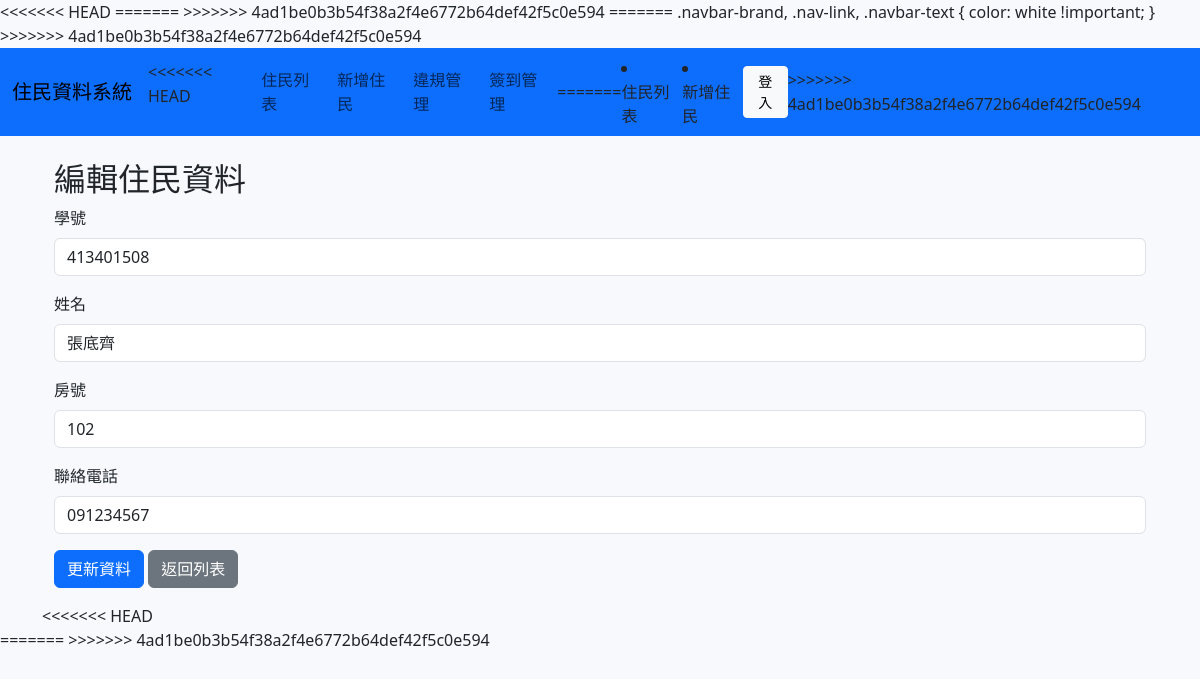
The app's page /resident_edit.php?id=2 with its own data.
### tables this page shows
CREATE TABLE `residents` (
  `id` int(11) NOT NULL,
  `student_id` varchar(20) NOT NULL,
  `name` varchar(50) NOT NULL,
  `room` varchar(20) DEFAULT NULL,
  `phone` varchar(20) DEFAULT NULL,
  `email` varchar(100) DEFAULT NULL,
  `created_at` timestamp NOT NULL DEFAULT current_timestamp()
);

### resident_edit.php (the view, shortened to what this page needs)
<?php
include("header.php");
include("db.php");
$id = $_GET['id'];
$stmt = $conn->prepare("SELECT * FROM residents WHERE id = ?");
$stmt->bind_param("i", $id);
$stmt->execute();
$result = $stmt->get_result();
$resident = $result->fetch_assoc();
?>
<div class="container mt-4">
    <h2>編輯住民資料</h2>
    <form method="POST" action="update.php">
        <div class="mb-3">
            <label class="form-label">學號</label>
            <input type="text" name="student_id" class="form-control" value="<?= $resident['student_id'] ?>" required>
        </div>
        <div class="mb-3">
            <label class="form-label">姓名</label>
            <input type="text" name="name" class="form-control" value="<?= $resident['name'] ?>" required>
        </div>
        <div class="mb-3">
            <label class="form-label">房號</label>
            <input type="text" name="room" class="form-control" value="<?= $resident['room'] ?>" required>
        </div>
        <div class="mb-3">
            <label class="form-label">聯絡電話</label>
            <input type="text" name="phone" class="form-control" value="<?= $resident['phone'] ?>">
        </div>
        <button type="submit" class="btn btn-primary">更新資料</button>
        <a href="resident_list.php" class="btn btn-secondary">返回列表</a>
    </form>
</div>
<?php
include("footer.php");
?>

### header.php (style rules this page uses)
body { background: #f7f9fc; }

### records on screen
residents: student_id "413401508", name "張底齊", room "102", phone "091234567"
